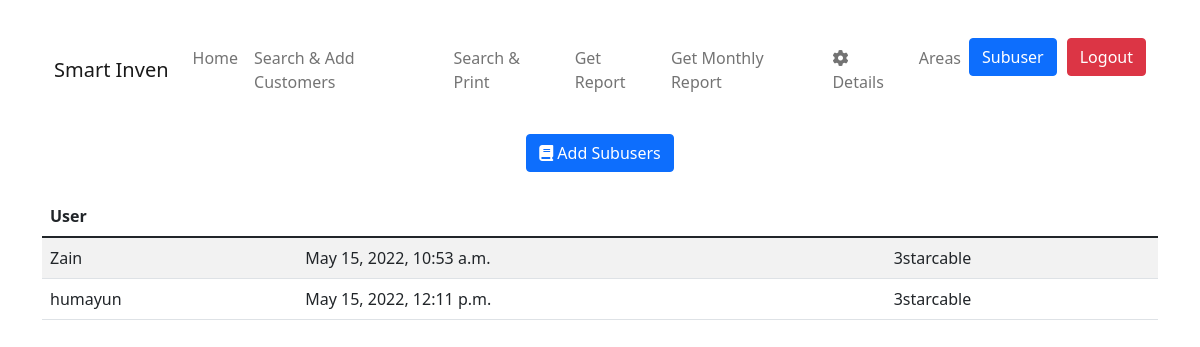
/show_subusers/ (signed in), run on the app's committed database.
### main/models.py (models this page shows, shortened)
class Subuser(models.Model):
    name = models.CharField(max_length=255, unique=True)
    created_at = models.DateTimeField(auto_now_add=True)
    created_by = models.ForeignKey(
        User, related_name='subuser', on_delete=models.CASCADE)

### main/views.py (the view)
# urls.py: path('show_subusers/', views.show_subusers, name='show_subusers'),
@login_required
def show_subusers(request):
    subuser = {}
    if Subuser.objects.all().exists():
        subuser = Subuser.objects.filter(created_by=request.user)
    return render(request, 'subusers.html', {'subuser': subuser})

### main/templates/subusers.html (shortened to what this page needs)
{% extends 'base.html' %} {% block title %}Subusers{% endblock %} {% block navbar %}
<nav class="navbar navbar-expand-lg navbar-light container">
  <div class="container-fluid">
    <a class="navbar-brand" href="{% url 'home' %}">Smart Inven</a>
    <div class="collapse navbar-collapse" id="navbarNav">
      <ul class="navbar-nav">
        <li class="nav-item">
          <a class="nav-link" aria-current="page" href="{% url 'home' %}"
            >Home</a
          >
        </li>
        <li class="nav-item">
          <a class="nav-link" href="{% url 'search' %}"
            >Search & Add Customers</a
          >
        </li>
        <li class="nav-item">
          <a class="nav-link" href="{% url 'search-and-print' %}"
            >Search & Print</a
          >
        </li>
        <li class="nav-item">
          <a class="nav-link" href="{% url 'report' %}">Get Report</a>
        </li>
        <li class="nav-item">
          <a class="nav-link" href="{% url 'monthly_report' %}"
            >Get Monthly Report</a
          >
        </li>
        <li class="nav-item">
          <a class="nav-link" href="{% url 'details' %}"
            ><i class="fa fa-gear"></i> Details</a
          >
        </li>
        {% if request.user.is_authenticated %} {% if request.user.is_staff %}
        <li class="nav-item">
          <a class="nav-link" href="{% url 'area' %}">Areas</a>
        </li>
        <li class="nav-item" style="margin-right: 10px">
          <a class="btn btn-primary" href="{% url 'show_subusers' %}"
            >Subuser</a
          >
        </li>
        {% endif %}
        <li class="nav-item">
          <a class="btn btn-danger" href="{% url 'logout' %}">Logout</a>
        </li>
        {% endif %}
      </ul>
    </div>
  </div>
</nav>
{% endblock %} {% block content %}
<div class="container">
  <div style="display: flex; justify-content: space-evenly" class="m-lg-4">
    <a href="{% url 'add_subusers' %}" class="btn btn-primary"
      ><i class="fa fa-book"></i> Add Subusers</a
    >
  </div>
  <div class="columns is-multiline mb-6">
    <table class="table table-striped">
      <thead>
        <tr>
          <th scope="col">User</th>
          <th scope="col"></th>
          <th scope="col"></th>
        </tr>
      </thead>
      <tbody>
        {% for User in subuser %}
        <tr>
          <td scope="row">{{User.name}}</td>
          <td scope="row">{{User.created_at}}</td>
          <td scope="row">{{User.created_by}}</td>
        </tr>
        {% endfor %}
      </tbody>
    </table>
  </div>
</div>
{% endblock %}

### data on the page
Subuser: name "Zain", created_at "May 15, 2022, 10:53 a.m.", created_by "3starcable"
Subuser: name "humayun", created_at "May 15, 2022, 12:11 p.m.", created_by "3starcable"
